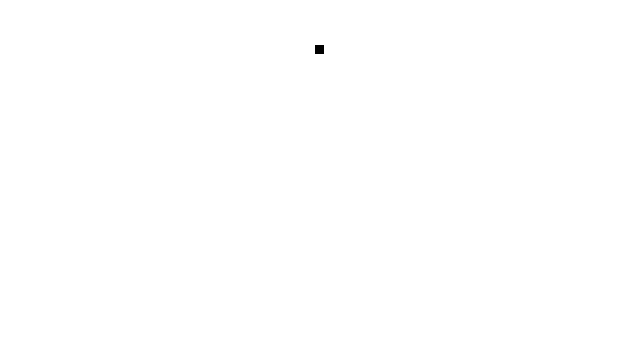
Frame 1 (no input)
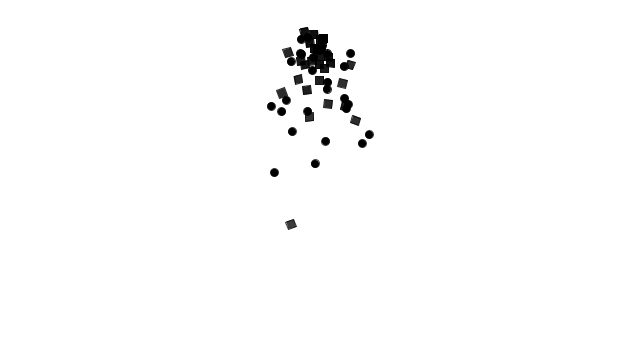
Frame 60 (the mouse pressed at the canvas centre just before this capture)
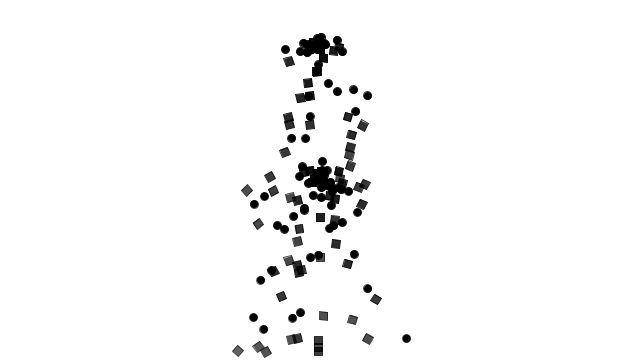
Frame 120 (the mouse held since frame 60 and released just before this capture)

The Processing sketch that drew these frames (run headless with seeded random() and noise(); from frame 60 on, the mouse is pressed at the canvas centre):

// Processing sketch: noc04_14_particle_polymorphism_force
// ── noc04_14_particle_polymorphism_force.pde
import java.util.Iterator; // <<< -- import to use iterator

ArrayList<ParticleSystem> systems;

boolean explosion;

PVector gravity;

void setup() {  
  size(640,360);
  
  gravity = new PVector(0,0.1);
  
  systems = new ArrayList<ParticleSystem>();
  
  systems.add(new ParticleSystem(new PVector(width/2,50)));
  
}

void draw() {
  background(255);  
  
  Iterator<ParticleSystem> it = systems.iterator();
  
  while(it.hasNext()) {
    ParticleSystem ps = it.next();    
    ps.applyForce(gravity);
    ps.run();
    if (ps.isDead()) {
      it.remove();
    }
  }
  
  println(systems.size());
}

void mousePressed() {
  systems.add(new ParticleSystem(new PVector(mouseX,mouseY)));
  //explosion = true;
}
// ── Confetti.pde
class Confetti extends Particle {
  
  
  
  Confetti(PVector l) {
    super(l); 
    
  }
  
  void display() {
    float theta = map(location.x, 0, width, 0 ,TWO_PI);
    
    rectMode(CENTER);
    fill(0,lifespan);
    stroke(0, lifespan);
    
    pushMatrix();
    translate(location.x,location.y);
    rotate(theta);
    rect(0,0,8,8);
    popMatrix();
  }
}
// ── Particle.pde
class Particle {
  PVector location;
  PVector velocity;
  PVector acceleration;
  
  float mass;
  
  float lifespan;
  
  Particle(PVector l) {
    
    mass  = 1;
    lifespan = 255;
    acceleration = new PVector(0,0.05);
    velocity = new PVector(random(-1,1), random(-2,0));
    
    location = l.get();    
  }
  
  void run() {
    update();
    display();
  }
  
  void update() {
    velocity.add(acceleration);
    location.add(velocity);
    
    acceleration.mult(0);
    lifespan--;
  }
  
  void display() {    
    fill(0);
    ellipse(location.x,location.y,8,8);
  }  
  
  void applyForce(PVector force) {
    PVector f = force.get();
    f.div(mass);
    acceleration.add(f);
  }
  
  
  boolean isDead() {
    if (lifespan <= 0) {
      return true;
    } else {
      return false;
    }
  }
}
// ── ParticleSystem.pde
// particle system for explosion animation

class ParticleSystem
{
  ArrayList<Particle> particles;  
  
  PVector origin;
  
   
  ParticleSystem(PVector location) {    
    particles = new ArrayList<Particle>();    
    
    origin = location.get();   
  }
  
  void addParticle() {
    
    float r = random(1);
    
    if (r < 0.5) {
      particles.add(new Particle(origin));  
    } else {
      particles.add(new Confetti(origin));
    }
  }
  
  void applyForce(PVector f) {
    for (Particle p: particles) {
      p.applyForce(f);
    }
  }
    
  void run() {
    addParticle();
    
    Iterator<Particle> it = particles.iterator();
    
    while(it.hasNext()) {
      Particle p = it.next();
      p.run();
      if (p.isDead()) {
        it.remove();
      }
    }   
    
  }  
  
  boolean isDead() {
    if (particles.size() <= 0) {
      return true;
    } else {
      return false;
    }
  }
}
